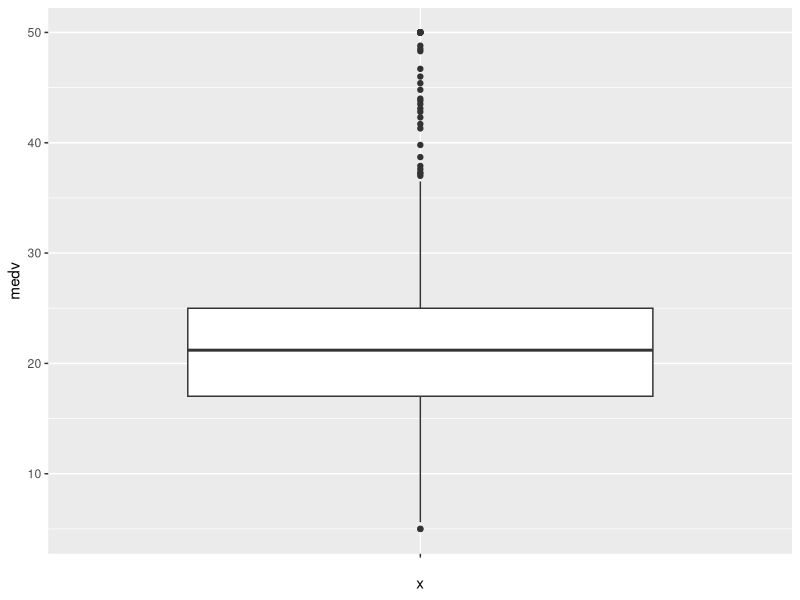
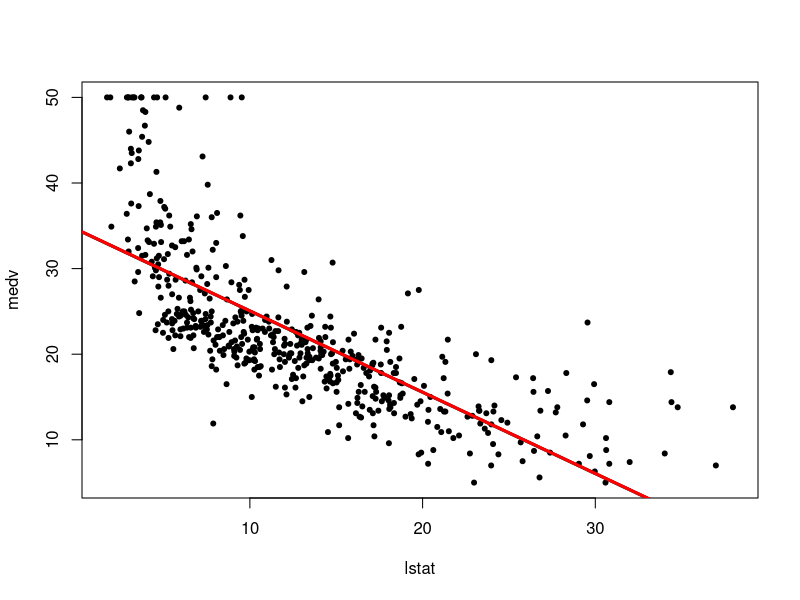
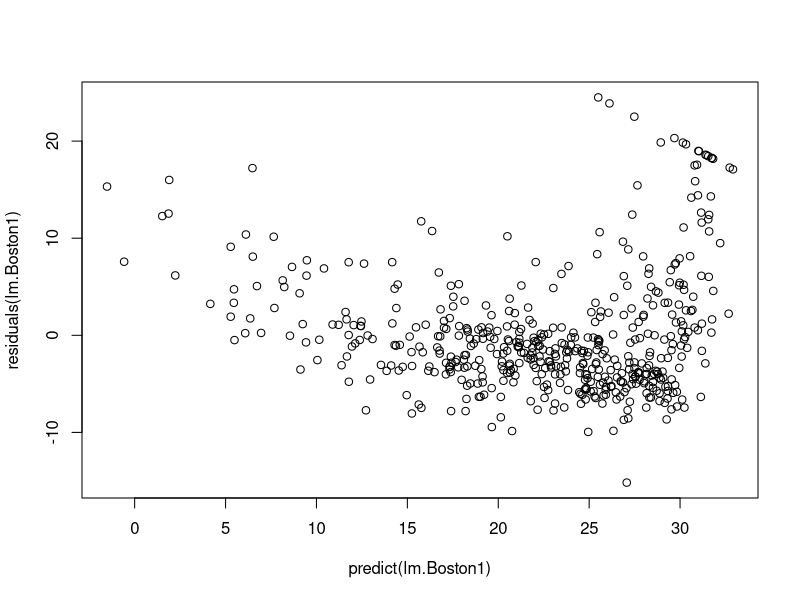

These charts were generated, in order, by the following R code:
install.packages('Metrics')
library(MASS)
library(Metrics)
library(ggplot2)

#1a)
data(Boston)
dim(Boston)
names(Boston)

knitr::kable(summary(Boston))

Boston$chas <- as.factor(Boston$chas)
knitr::kable(summary(Boston))
attach(Boston)

#1b)
ggplot(Boston, aes(x = "", y = medv)) + geom_boxplot()

which(medv>quantile(medv,prob=0.75)+1.5*(quantile(medv,prob=0.75)-quantile(medv,prob=0.25)))
which(medv<quantile(medv,prob=0.25)-1.5*(quantile(medv,prob=0.75)-quantile(medv,prob=0.25)))

knitr::kable(corr.Boston<-round(cor(Boston[,-4]),2))
corr.Boston[,13]

which.max( abs(corr.Boston[-13,13]) )
corr.Boston[12,13]

#2) Simple linear regression
#2a)
lm.Boston1 <-lm(medv~lstat ,data=Boston )
lm.Boston1
lm.Boston1$coefficients

#2b)
plot.new()
plot(lstat ,medv,pch =20)
abline (lm.Boston1)
abline (lm.Boston1 ,lwd =3)
abline (lm.Boston1 ,lwd =3, col ="red ")



#2c)
pred.lm.Boston1<-predict (lm.Boston1)
residuals.Boston1<-medv-pred.lm.Boston1
head(residuals.Boston1)

residuals.Boston1<-residuals (lm.Boston1)
round(head(residuals.Boston1),3)
View(residuals.Boston1)

#2d)
plot(predict (lm.Boston1), residuals (lm.Boston1))
which.max(abs(residuals (lm.Boston1)))
lm.Boston1$residuals[which.max(abs(residuals (lm.Boston1)))]


#2e) R-square
(rsq<-summary(lm.Boston1)$r.squared)


#3
#3.1)
set.seed(777)
ind_train <- sample(nrow(Boston),.65*nrow(Boston))
Boston_train <- Boston[ind_train,]
dim(Boston_train)

Boston_test <- Boston[-ind_train,]
dim(Boston_test)

#3.2)
lm.Boston1_train <-lm(medv~lstat ,data=Boston_train )
lm.Boston1_train$coefficients
summary(lm.Boston1_train)$r.squared

#em teste
head(Boston_test$medv)
pred.lm.Boston1_test<-predict (lm.Boston1_train ,Boston_test)
head(pred.lm.Boston1_test)
(rsq_test<-1-sse(medv[-ind_train], pred.lm.Boston1_test)/sse(medv[-ind_train],mean(medv[-ind_train])))


#4 Testar sem um outlier
View(lm.Boston1_train)
which.max(abs(residuals (lm.Boston1_train)))
lm.Boston1_train$residuals[which.max(abs(residuals (lm.Boston1_train)))]

#Novo dataset de treino sem a posição 373
rownames(Boston_train)
Boston2_train <- Boston_train[!(rownames(Boston_train) == 373),]
dim(Boston2_train)

lm.Boston2_train <-lm(medv~lstat ,data=Boston2_train )
lm.Boston2_train$coefficients
summary(lm.Boston2_train)$r.squared

#teste
pred.lm.Boston2_test<-predict (lm.Boston2_train ,Boston_test)
head(pred.lm.Boston2_test)
(rsq_test<-1-sse(medv[-ind_train], pred.lm.Boston2_test)/sse(medv[-ind_train],mean(medv[-ind_train]))) #ERRADO por causa do ind_train
